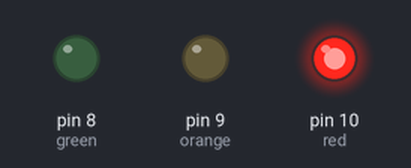
Simulated run of this sketch. Board: Arduino Uno, built with avr-gcc and run on an emulated ATmega328P. Shown: output pins drawn as LEDs (lit = HIGH).

Above: at 1.5 s.
At 4.5 s:
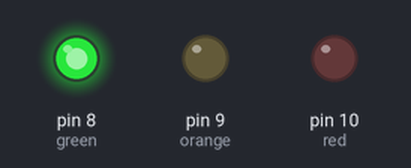
At 6.2 s:
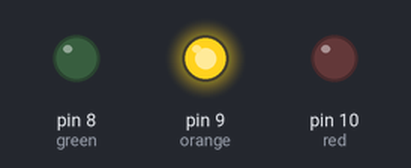
Timing chart, 0 to 8.5 s (numbered marks = the images above):
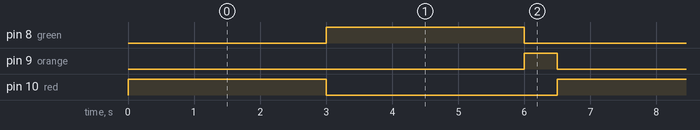

The sketch:

tri-color.ino
```cpp
int red;
int orange;
int green;

void setup() {
  red = 10;
  orange = 9;
  green = 8;
  pinMode(red, OUTPUT);
  pinMode(orange, OUTPUT);
  pinMode(green, OUTPUT);
}

void loop() {
  digitalWrite(red, HIGH);
  delay(3000);
  digitalWrite(red, LOW);
  digitalWrite(green, HIGH);
  delay(3000);
  digitalWrite(green, LOW);
  digitalWrite(orange, HIGH);
  delay(500);
  digitalWrite(orange, LOW);
}
```

Measured:
- by itself, pin 8 (green), pin 10 (red): alternates HIGH for 3.0 s and LOW for 3.5 s
- by itself, pin 9 (orange): alternates HIGH for 0.50 s and LOW for 6.0 s
- by itself, everything shown: repeats every 6.5 s, in 4 steps
